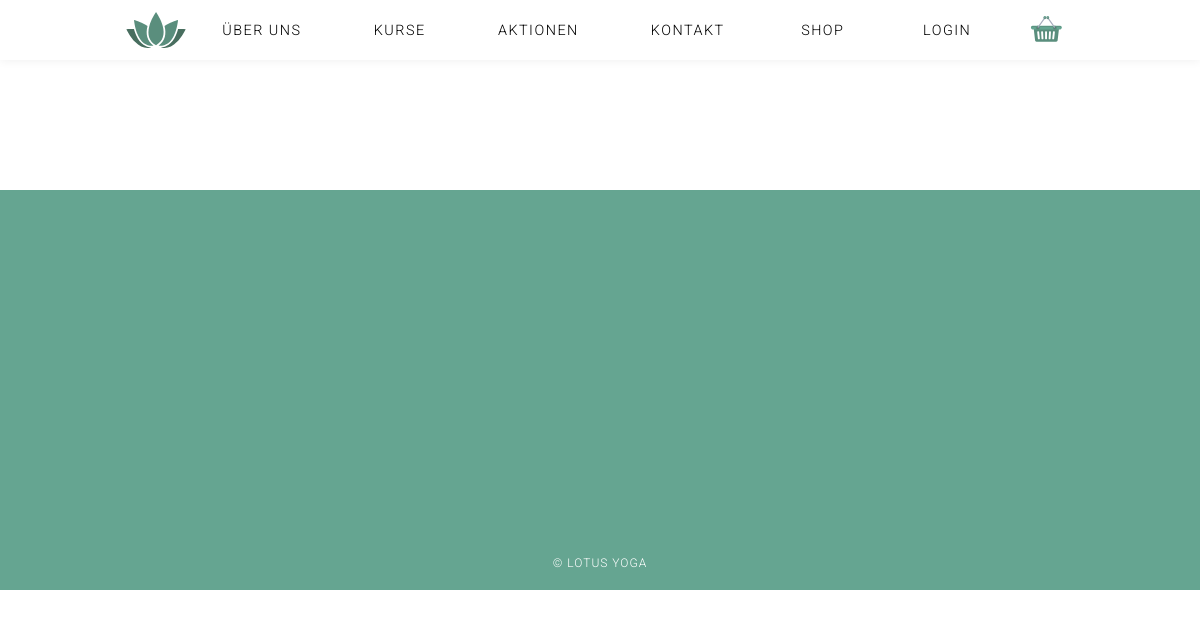
Page /index.php?page=AGB on the earlier database version.
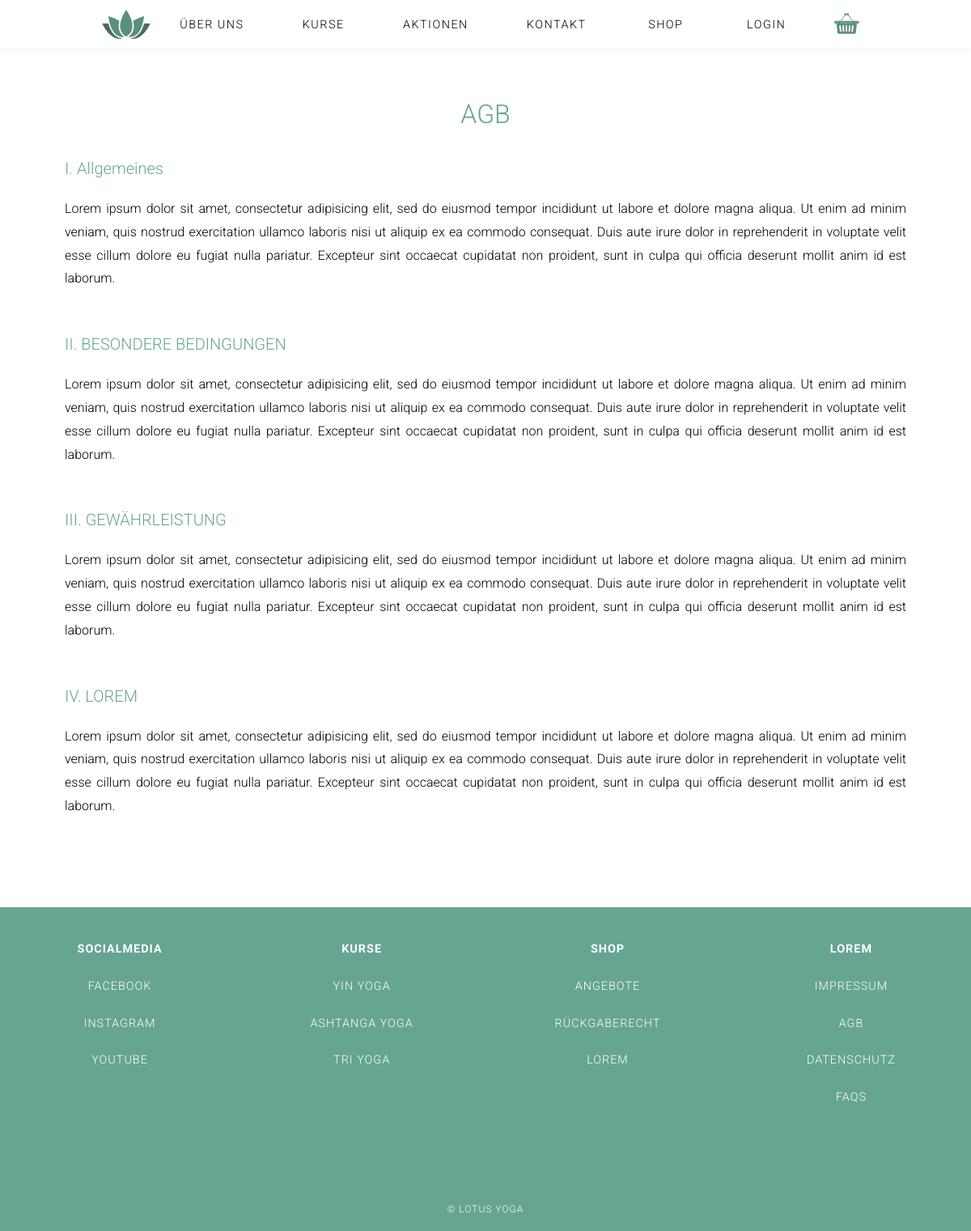
Same page on the later database version.
### tables this page shows
CREATE TABLE `contents` (
  `id` int(11) NOT NULL,
  `_name` varchar(1000) NOT NULL,
  `type` varchar(150) NOT NULL,
  `content` varchar(1000) NOT NULL DEFAULT '',
  `sequence` int(11) NOT NULL,
  `is_active` tinyint(1) NOT NULL DEFAULT '1',
  `deleted_at` timestamp NULL DEFAULT NULL
);

### index.php (called while the page is built, shortened)
<?php
$content = ('content/');
include('functions/load_Content.php');
include('header.php');
if( ! isset($_GET['page']) ){
	$page = "home";
}else{
	$page = $_GET['page'];
}
if($page){
	$content .= $page .".php";
}
include($content);
include('footer.php');
?>

### functions/load_Content.php (called while the page is built, shortened)
<?php
function get_specific_content_data($table_name, $where, $equals){
    global $link;
    $sql = "SELECT * FROM " .$table_name. " WHERE ". $where . " = '" . $equals . "' AND deleted_at IS NULL ";
    $res = mysqli_query($link, $sql);
    return $res;
}
function get_ordered_content_data($table_name, $where, $equals, $order_by, $asc_desc){
    global $link;
    $sql = "SELECT * FROM " .$table_name. " WHERE ". $where . " = '" . $equals ."' ORDER BY ".$order_by." ". $asc_desc;
    $res = mysqli_query($link, $sql);
    return $res;
}
$agb = get_specific_content_data('contents', '_name', 'agb');
$footer = get_ordered_content_data('contents', '_name', 'footer', 'sequence', 'asc');
?>

### content/agb.php (the view)
<section class="content-wrapper footer-content">
	<?php
		while( $row = mysqli_fetch_assoc($agb) ){
			if($row['type'] == 'headline'){
				echo '<h2>'.$row["content"].'</h2>';
			}elseif($row['type'] == 'subheadline'){
              echo '<h3>'.$row["content"].'</h3>';
          }else{
              echo '<p>'.$row["content"].'</p>';
            }
        }
    ?>
</section>

### footer.php (shortened to what this page needs)
  <footer class="footer_main">
    <section class="links_footer" >
<?php
    $cnt = 0;
    while( $row = mysqli_fetch_assoc($footer) ){
      if($row['type'] == 'subheadline'){
          if($cnt != 0){
            echo '</ul>';
          }
          echo '<ul><li><h4>'.$row["content"].'</h4></li>';
      }else{
          echo '<li><a href="'.$row["content"].'">'.$row["type"].'</a>';
      }
      $cnt++;
    }
    ?>
    </section>
    <small class="copyright">
      &copy; Lotus Yoga
    </small>
  </footer>
</body>
</html>

Differences in the rows shown:
added contents: content "AGB"
added contents: content "I. Allgemeines"
added contents: content "Lorem ipsum dolor sit amet, consectetur adipisicing elit, sed do eiusmod tempor incididunt ut labore et dolore magna aliqua. Ut enim ad minim veniam, quis nostrud exercitation ullamco laboris nisi ut aliquip ex ea commodo consequat. Duis aute irure dolor in reprehenderit in voluptate velit esse cillum dolore eu fugiat nulla pariatur. Excepteur sint occaecat cupidatat non proident, sunt in culpa qui officia deserunt mollit anim id est laborum."
added contents: content "II. BESONDERE BEDINGUNGEN"
added contents: content "Lorem ipsum dolor sit amet, consectetur adipisicing elit, sed do eiusmod tempor incididunt ut labore et dolore magna aliqua. Ut enim ad minim veniam, quis nostrud exercitation ullamco laboris nisi ut aliquip ex ea commodo consequat. Duis aute irure dolor in reprehenderit in voluptate velit esse cillum dolore eu fugiat nulla pariatur. Excepteur sint occaecat cupidatat non proident, sunt in culpa qui officia deserunt mollit anim id est laborum."
added contents: content "III. GEWÄHRLEISTUNG"
added contents: content "Lorem ipsum dolor sit amet, consectetur adipisicing elit, sed do eiusmod tempor incididunt ut labore et dolore magna aliqua. Ut enim ad minim veniam, quis nostrud exercitation ullamco laboris nisi ut aliquip ex ea commodo consequat. Duis aute irure dolor in reprehenderit in voluptate velit esse cillum dolore eu fugiat nulla pariatur. Excepteur sint occaecat cupidatat non proident, sunt in culpa qui officia deserunt mollit anim id est laborum."
added contents: content "IV. LOREM"
added contents: content "Lorem ipsum dolor sit amet, consectetur adipisicing elit, sed do eiusmod tempor incididunt ut labore et dolore magna aliqua. Ut enim ad minim veniam, quis nostrud exercitation ullamco laboris nisi ut aliquip ex ea commodo consequat. Duis aute irure dolor in reprehenderit in voluptate velit esse cillum dolore eu fugiat nulla pariatur. Excepteur sint occaecat cupidatat non proident, sunt in culpa qui officia deserunt mollit anim id est laborum."
added contents: content "SOCIALMEDIA"
added contents: type "FACEBOOK"
added contents: type "INSTAGRAM"
added contents: type "YOUTUBE"
added contents: content "KURSE"
added contents: type "YIN YOGA"
added contents: type "ASHTANGA YOGA"
added contents: type "TRI YOGA"
added contents: content "SHOP"
added contents: type "ANGEBOTE"
added contents: type "RÜCKGABERECHT"
added contents: type "LOREM"
added contents: content "LOREM"
added contents: type "IMPRESSUM"
added contents: type "AGB"
added contents: type "DATENSCHUTZ"
added contents: type "FAQS"
